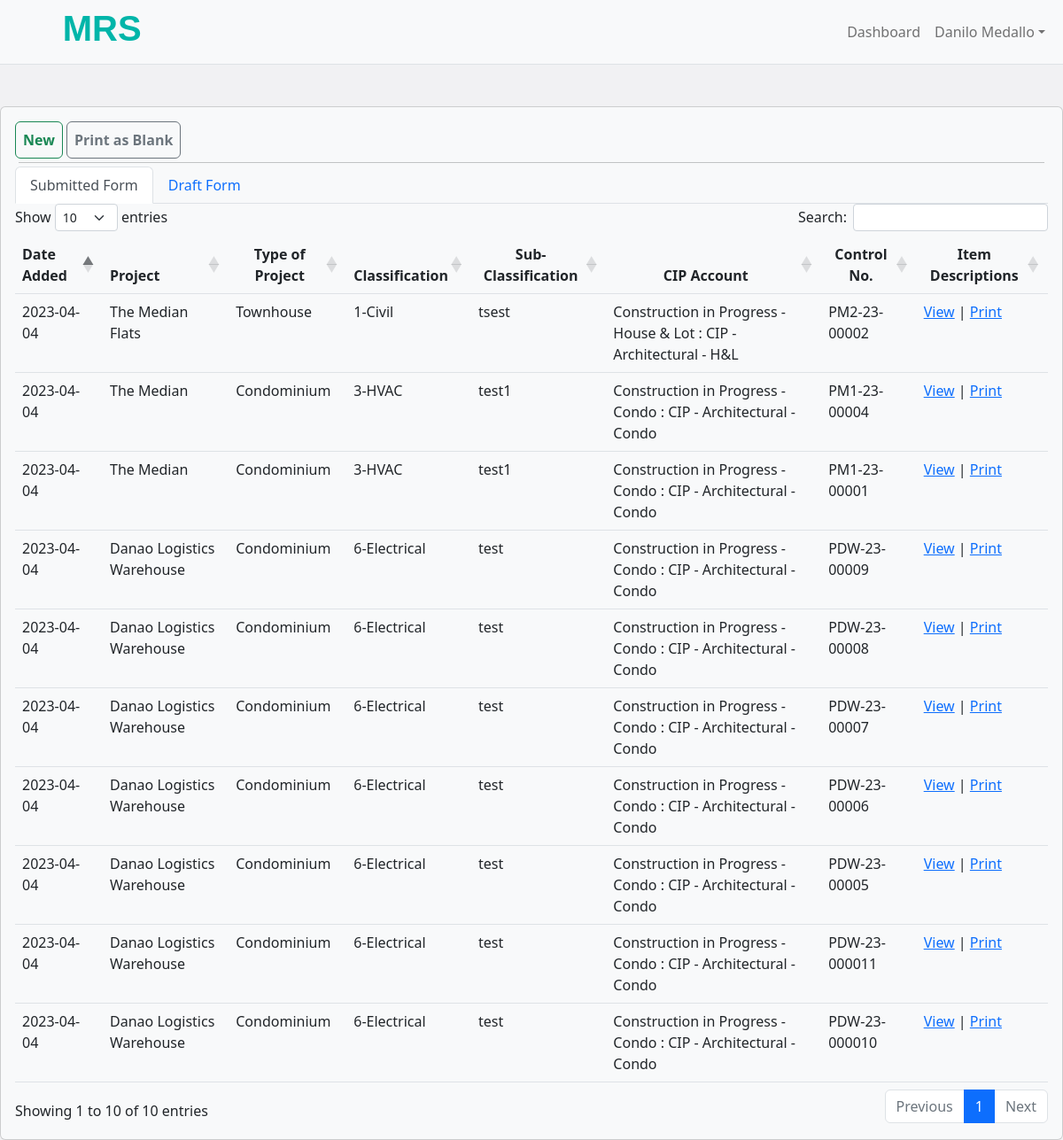
Screenshot of /home.php (signed in) with the database file from the repository.
### tables this page shows
CREATE TABLE IF NOT EXISTS `generateddata` (
  `id` int(11) NOT NULL AUTO_INCREMENT,
  `date_added` varchar(20) NOT NULL,
  `project` varchar(150) NOT NULL,
  `typeof_project` varchar(150) NOT NULL,
  `classification` varchar(150) NOT NULL,
  `sub_class` varchar(150) NOT NULL,
  `con_num` varchar(50) DEFAULT NULL,
  `cip_account` varchar(200) NOT NULL,
  `user_id` int(5) NOT NULL,
  `status` int(11) NOT NULL,
  PRIMARY KEY (`id`)
);

CREATE TABLE IF NOT EXISTS `projects` (
  `id` int(11) NOT NULL AUTO_INCREMENT,
  `Project` varchar(50) NOT NULL,
  `status` int(5) NOT NULL,
  PRIMARY KEY (`id`)
);

CREATE TABLE IF NOT EXISTS `type_of_project` (
  `id` int(11) NOT NULL AUTO_INCREMENT,
  `project_type` varchar(100) NOT NULL,
  `status` int(5) NOT NULL,
  PRIMARY KEY (`id`)
);

CREATE TABLE IF NOT EXISTS `cip_type` (
  `id` int(11) NOT NULL AUTO_INCREMENT,
  `cip_id` int(5) NOT NULL,
  `cip_account` varchar(300) NOT NULL,
  `status` int(5) NOT NULL,
  PRIMARY KEY (`id`)
);

### objects/clsitem_desc.class.php (called while the page is built, shortened)
<?php
class clsitem_descriptions
{
    private $con;
    public function __construct($db)
    {
        $this->con = $db;
    }
    public function submitted_data()
    {
        $sql = "SELECT generateddata.id, generateddata.date_added, projects.Project, type_of_project.project_type, CONCAT(class_of_item.class_item_id, '-', class_of_item.items) as classif, generateddata.sub_class, cip_type.cip_account as cip_name, generateddata.con_num FROM generateddata, projects, type_of_project, class_of_item, cip_type WHERE generateddata.project = projects.id AND generateddata.typeof_project = type_of_project.id AND generateddata.classification = class_of_item.class_item_id  AND generateddata.cip_account = cip_type.id AND generateddata.status != 4 AND generateddata.status != 2 AND generateddata.user_id = " . $_SESSION['id'] . " AND generateddata.status != 0 ORDER BY generateddata.con_num DESC";
        $this->con->setAttribute(PDO::ATTR_ERRMODE, PDO::ERRMODE_WARNING);
        $sel = $this->con->prepare($sql);
        $sel->execute();
        return $sel;
    }
    public function drafted_data()
    {
        $sql = "SELECT save_as_draft.id, save_as_draft.date_added, projects.Project, type_of_project.project_type, CONCAT(class_of_item.class_item_id, '-', class_of_item.items) as classif, save_as_draft.sub_class, cip_type.cip_account as cip_name FROM save_as_draft, projects, type_of_project, class_of_item, cip_type WHERE save_as_draft.project = projects.id AND save_as_draft.typeof_project = type_of_project.id AND save_as_draft.classification = class_of_item.class_item_id  AND save_as_draft.cip_account = cip_type.id AND save_as_draft.status = 4 AND save_as_draft.user_id = " . $_SESSION['id'] . " AND save_as_draft.status != 0 ORDER BY save_as_draft.id DESC";
        $this->con->setAttribute(PDO::ATTR_ERRMODE, PDO::ERRMODE_WARNING);
        $sel = $this->con->prepare($sql);
        $sel->execute();
        return $sel;
    }
}

### home.php (the view, shortened to what this page needs)
<!DOCTYPE html>
<html lang="en">
<head>
    <link href="css/mystyle.css" rel="stylesheet" />
    <link href="css/styles.css" rel="stylesheet" />
    <link rel="stylesheet" href="assets/select2/css/select2.min.css">
    <link rel="stylesheet" href="assets/toastr/toastr.min.css">
    <link rel="stylesheet" href="https://cdn.jsdelivr.net/npm/bootstrap-icons@1.10.2/font/bootstrap-icons.css">
    <link rel="stylesheet" href="css/bootstrap.min.css">
    <link rel="stylesheet" href="dist/datatable/dataTables.bootstrap5.min.css">
</head>
<body style="background-color: #f1f1f3; padding-top:20px;">
    <div class="d-flex" id="wrapper">
        <div id="page-content-wrapper">
            <?php include 'includes/navigation.php'; ?>
            <div style="margin-top: 100px; width:100%;">
                <div class="card p-3" style="background-color:#f8f9fa;">
                    <div>
                        <button class="btn btn-outline-success p-0"><a class="nav-link p-2" href="addmrf.php"><b>New</b></a></button>
                        <button class="btn btn-outline-secondary p-2" id="blank" name="blank"><b>Print as Blank</b></button>
                    </div>
                    <hr class="m-1">
                    <ul class="nav nav-tabs" id="myTab" role="tablist">
                        <li class="nav-item" role="presentation">
                            <button class="nav-link active" id="submitted-tab" data-bs-toggle="tab" data-bs-target="#submitted_tab" type="button" role="tab" aria-controls="submitted" aria-selected="true">Submitted Form</button>
                        </li>
                        <li class="nav-item" role="presentation">
                            <button class="nav-link" id="draft-tab" data-bs-toggle="tab" data-bs-target="#draft_tab" type="button" role="tab" aria-controls="draft" aria-selected="false">Draft Form</button>
                        </li>
                    </ul>
                    <div class="tab-content" id="myTabContent">
                        <div class="tab-pane fade show active" id="submitted_tab" role="tabpanel" aria-labelledby="home-tab">
                            <div class="table-responsive">
                                <table class="table sub_table table-hover submitted_table" style="background-color:#f8f9fa;" cellspacing="0">
                                    <thead>
                                        <tr>
                                            <th>Date Added</th>
                                            <th>Project</th>
                                            <th>
                                                <center>Type of Project</center>
                                            </th>
                                            <th>
                                                <center>Classification</center>
                                            </th>
                                            <th>
                                                <center>Sub-Classification</center>
                                            </th>
                                            <th>
                                                <center>CIP Account</center>
                                            </th>
                                            <th>
                                                <center>Control No.</center>
                                            </th>
                                            <th>
                                                <center>Item Descriptions</center>
                                            </th>
                                        </tr>
                                    </thead>
                                    <tbody id="submitted-body">
                                        <?php
                                        $submitted = $tbl_details->submitted_data();
                                        while ($row = $submitted->fetch(PDO::FETCH_ASSOC)) {
                                            echo '
                                            <tr>
                                            <td>' . $row['date_added'] . '</td>
                                            <td>' . $row['Project'] . '</td>
                                            <td>' . $row['project_type'] . '</td>
                                            <td>' . $row['classif'] . '</td>
                                            <td>' . $row['sub_class'] . '</td>
                                            <td>' . $row['cip_name'] . '</td>
                                            <td>' . $row['con_num'] . '</td>
                                            <td><a href="#" value="' . $row['id'] . '" class="views" >View</a> | <a href="#" value="' . $row['id'] . '" class="print" >Print</a></td>
                                            </tr>
                                            ';
                                        }
                                        ?>
                                    </tbody>
                                </table>
                            </div>
                        </div>
                    </div>
                </div>
            </div>
        </div>
    </div>
</body>
</html>

### includes/navigation.php (shortened to what this page needs)
<?php
include 'objects/clsitem_desc.class.php';
$database = new clsMRFconnection();
$db = $database->connect();
$tbl_details = new clsitem_descriptions($db);
?>
<nav class="navbar navbar-expand-lg navbar-light bg-light border-bottom fixed-top">
    <div class="container-fluid">
        <a href="home.php" style="text-decoration:none;">
            <h1 class="" style="font-weight: 700; color:#00b5a9;">MRS</h1>
        </a>
        <div class="collapse navbar-collapse" id="navbarSupportedContent">
            <ul class="navbar-nav ms-auto mt-2 mt-lg-0">
                <li class="nav-item active"><a class="nav-link" href="home.php">Dashboard</a></li>
                <li class="nav-item dropdown">
                    <a class="nav-link dropdown-toggle" id="navbarDropdown" href="#" role="button" data-bs-toggle="dropdown" aria-haspopup="true" aria-expanded="false"><?php echo $_SESSION['firstname'] . ' ' . $_SESSION['lastname'] ?></a>
                </li>
            </ul>
        </div>
    </div>
</nav>

### css/mystyle.css (style rules this page uses)
body { font-family: Arial, Helvetica, sans-serif; }
h1 { font-family: Arial, Helvetica, sans-serif; }

### rows the page displays
generateddata: date_added "2023-04-04", projects.Project "The Median Flats", type_of_project.project_type "Townhouse", classif "1-Civil", sub_class "tsest", cip_type.cip_account "Construction in Progress - House & Lot : CIP - Architectural - H&L", con_num "PM2-23-00002", $row['id'] 2 (drawn)
generateddata: date_added "2023-04-04", projects.Project "The Median", type_of_project.project_type "Condominium", classif "3-HVAC", sub_class "test1", cip_type.cip_account "Construction in Progress - Condo : CIP - Architectural - Condo", con_num "PM1-23-00004", $row['id'] 4 (drawn)
generateddata: date_added "2023-04-04", projects.Project "The Median", type_of_project.project_type "Condominium", classif "3-HVAC", sub_class "test1", cip_type.cip_account "Construction in Progress - Condo : CIP - Architectural - Condo", con_num "PM1-23-00001", $row['id'] 1 (drawn)
generateddata: date_added "2023-04-04", projects.Project "Danao Logistics Warehouse", type_of_project.project_type "Condominium", classif "6-Electrical", sub_class "test", cip_type.cip_account "Construction in Progress - Condo : CIP - Architectural - Condo", con_num "PDW-23-00009", $row['id'] 9 (drawn)
generateddata: date_added "2023-04-04", projects.Project "Danao Logistics Warehouse", type_of_project.project_type "Condominium", classif "6-Electrical", sub_class "test", cip_type.cip_account "Construction in Progress - Condo : CIP - Architectural - Condo", con_num "PDW-23-00008", $row['id'] 8 (drawn)
generateddata: date_added "2023-04-04", projects.Project "Danao Logistics Warehouse", type_of_project.project_type "Condominium", classif "6-Electrical", sub_class "test", cip_type.cip_account "Construction in Progress - Condo : CIP - Architectural - Condo", con_num "PDW-23-00007", $row['id'] 7 (drawn)
generateddata: date_added "2023-04-04", projects.Project "Danao Logistics Warehouse", type_of_project.project_type "Condominium", classif "6-Electrical", sub_class "test", cip_type.cip_account "Construction in Progress - Condo : CIP - Architectural - Condo", con_num "PDW-23-00006", $row['id'] 6 (drawn)
generateddata: date_added "2023-04-04", projects.Project "Danao Logistics Warehouse", type_of_project.project_type "Condominium", classif "6-Electrical", sub_class "test", cip_type.cip_account "Construction in Progress - Condo : CIP - Architectural - Condo", con_num "PDW-23-00005", $row['id'] 5 (drawn)
generateddata: date_added "2023-04-04", projects.Project "Danao Logistics Warehouse", type_of_project.project_type "Condominium", classif "6-Electrical", sub_class "test", cip_type.cip_account "Construction in Progress - Condo : CIP - Architectural - Condo", con_num "PDW-23-000011", $row['id'] 11 (drawn)
generateddata: date_added "2023-04-04", projects.Project "Danao Logistics Warehouse", type_of_project.project_type "Condominium", classif "6-Electrical", sub_class "test", cip_type.cip_account "Construction in Progress - Condo : CIP - Architectural - Condo", con_num "PDW-23-000010", $row['id'] 10 (drawn)

### other values shown
$_SESSION['firstname'] "Danilo"
$_SESSION['lastname'] "Medallo"
